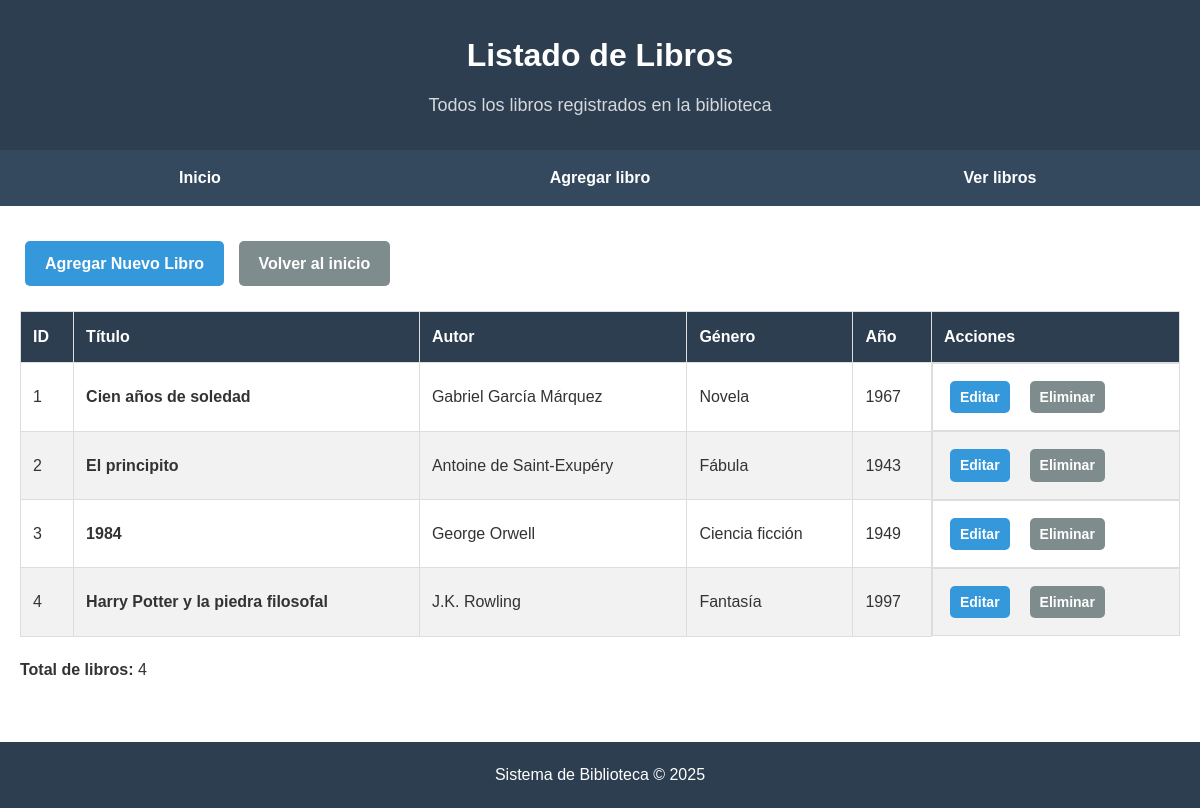
Page /listar_libros.php on the committed database.
### tables this page shows
CREATE TABLE libros (
    id INT AUTO_INCREMENT PRIMARY KEY,
    titulo VARCHAR(100) NOT NULL,
    autor VARCHAR(100) NOT NULL,
    genero VARCHAR(50),
    anio INT
);

### listar_libros.php (the view, shortened to what this page needs)
<?php
$conexion = new mysqli("localhost", "root", "", "Biblioteca");
$sql = "SELECT id, titulo, autor, genero, anio FROM libros";
$resultado = $conexion->query($sql);
?>
<!DOCTYPE html>
<html lang="es">
<head>
    <link rel="stylesheet" href="estilos.css">
</head>
<body>
    <div class="container">
        <header>
            <h1>Listado de Libros</h1>
            <p class="subtitle">Todos los libros registrados en la biblioteca</p>
        </header>
        <nav class="menu">
            <ul>
                <li><a href="index.php">Inicio</a></li>
                <li><a href="form_libros.php">Agregar libro</a></li>
                <li><a href="listar_libros.php">Ver libros</a></li>
            </ul>
        </nav>
        <main class="contenido-principal">
            <div class="controles">
                <a href="form_libros.php" class="btn">Agregar Nuevo Libro</a>
                <a href="index.php" class="btn btn-secundario">Volver al inicio</a>
            </div>
            <?php if ($resultado->num_rows > 0): ?>
                <table class="tabla-libros">
                    <thead>
                        <tr>
                            <th>ID</th>
                            <th>Título</th>
                            <th>Autor</th>
                            <th>Género</th>
                            <th>Año</th>
                            <th>Acciones</th>
                        </tr>
                    </thead>
                    <tbody>
                        <?php while($libro = $resultado->fetch_assoc()): ?>
                        <tr>
                            <td><?php echo $libro['id']; ?></td>
                            <td><strong><?php echo htmlspecialchars($libro['titulo']); ?></strong></td>
                            <td><?php echo htmlspecialchars($libro['autor']); ?></td>
                            <td><?php echo $libro['genero'] ? htmlspecialchars($libro['genero']) : '-'; ?></td>
                            <td><?php echo $libro['anio'] ? $libro['anio'] : '-'; ?></td>
                            <td class="acciones">
                                <a href="editar_libro.php?id=<?php echo $libro['id']; ?>" class="btn" style="padding: 5px 10px; font-size: 14px;">Editar</a>
                                <a href="eliminar_libro.php?id=<?php echo $libro['id']; ?>" class="btn btn-secundario" style="padding: 5px 10px; font-size: 14px;" onclick="return confirm('¿Eliminar este libro?')">Eliminar</a>
                            </td>
                        </tr>
                        <?php endwhile; ?>
                    </tbody>
                </table>
                <div class="total-libros">
                    <p><strong>Total de libros:</strong> <?php echo $resultado->num_rows; ?></p>
                </div>
            <?php endif; ?>
        </main>
        <footer>
            <p>Sistema de Biblioteca &copy; <?php echo date('Y'); ?></p>
        </footer>
    </div>
</body>
</html>

### estilos.css (style rules this page uses)
* { margin: 0; padding: 0; box-sizing: border-box; }
body { font-family: Arial, sans-serif; background-color: #f0f2f5; color: #333; line-height: 1.6; }
.container { max-width: 1200px; margin: 0 auto; background-color: white; min-height: 100vh; box-shadow: 0 0 10px rgba(0,0,0,0.1); }
header { background-color: #2c3e50; color: white; padding: 30px 20px; text-align: center; }
header h1 { font-size: 32px; margin-bottom: 10px; }
.subtitle { font-size: 18px; opacity: 0.8; }
.menu { background-color: #34495e; }
.menu ul { display: flex; list-style: none; padding: 0; margin: 0; }
.menu li { flex: 1; }
.menu a { display: block; color: white; text-decoration: none; padding: 15px; text-align: center; font-weight: bold; transition: background-color 0.3s; }
.contenido-principal { padding: 30px 20px; }
.btn { display: inline-block; background-color: #3498db; color: white; padding: 10px 20px; text-decoration: none; border-radius: 5px; margin: 5px; font-weight: bold; transition: background-color 0.3s; }
.btn-secundario { background-color: #7f8c8d; }
footer { background-color: #2c3e50; color: white; text-align: center; padding: 20px; margin-top: 30px; }

### listar_libros.php (style rules this page uses)
.tabla-libros { width: 100%; border-collapse: collapse; margin: 20px 0; }
.tabla-libros th, .tabla-libros td { border: 1px solid #ddd; padding: 12px; text-align: left; }
.tabla-libros th { background-color: #2c3e50; color: white; }
.tabla-libros tr:nth-child(even) { background-color: #f2f2f2; }
.acciones { display: flex; gap: 10px; }

### rows in the picture
libros: id "1", titulo "Cien años de soledad", autor "Gabriel García Márquez", genero "Novela", anio "1967"
libros: id "2", titulo "El principito", autor "Antoine de Saint-Exupéry", genero "Fábula", anio "1943"
libros: id "3", titulo "1984", autor "George Orwell", genero "Ciencia ficción", anio "1949"
libros: id "4", titulo "Harry Potter y la piedra filosofal", autor "J.K. Rowling", genero "Fantasía", anio "1997"

### other values in the picture
$resultado->num_rows "4"
